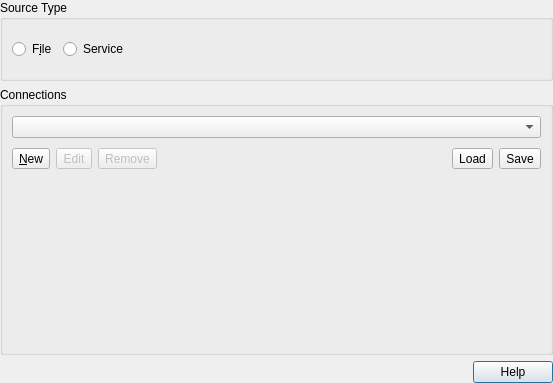
<?xml version="1.0" encoding="UTF-8"?>
<ui version="4.0">
 <class>QgsVectorTileSourceSelectBase</class>
 <widget class="QDialog" name="QgsVectorTileSourceSelectBase">
  <property name="geometry">
   <rect>
    <x>0</x>
    <y>0</y>
    <width>553</width>
    <height>383</height>
   </rect>
  </property>
  <layout class="QVBoxLayout" name="verticalLayout_3">
   <property name="leftMargin">
    <number>0</number>
   </property>
   <property name="topMargin">
    <number>0</number>
   </property>
   <property name="rightMargin">
    <number>0</number>
   </property>
   <property name="bottomMargin">
    <number>0</number>
   </property>
   <item>
    <widget class="QGroupBox" name="srcGroupBox">
     <property name="sizePolicy">
      <sizepolicy hsizetype="Preferred" vsizetype="Fixed">
       <horstretch>0</horstretch>
       <verstretch>0</verstretch>
      </sizepolicy>
     </property>
     <property name="title">
      <string>Source Type</string>
     </property>
     <layout class="QHBoxLayout" name="horizontalLayout1">
      <item>
       <widget class="QRadioButton" name="mRadioSourceFile">
        <property name="text">
         <string>F&amp;ile</string>
        </property>
       </widget>
      </item>
      <item>
       <widget class="QRadioButton" name="mRadioSourceService">
        <property name="text">
         <string>Service</string>
        </property>
       </widget>
      </item>
      <item>
       <spacer name="horizontalSpacer">
        <property name="orientation">
         <enum>Qt::Horizontal</enum>
        </property>
        <property name="sizeHint" stdset="0">
         <size>
          <width>20</width>
          <height>40</height>
         </size>
        </property>
       </spacer>
      </item>
     </layout>
    </widget>
   </item>
   <item>
    <widget class="QStackedWidget" name="mStackedWidget">
     <property name="currentIndex">
      <number>1</number>
     </property>
     <widget class="QWidget" name="page">
      <layout class="QVBoxLayout" name="verticalLayout_2">
       <property name="leftMargin">
        <number>0</number>
       </property>
       <property name="topMargin">
        <number>0</number>
       </property>
       <property name="rightMargin">
        <number>0</number>
       </property>
       <property name="bottomMargin">
        <number>0</number>
       </property>
       <item>
        <widget class="QGroupBox" name="fileGroupBox">
         <property name="sizePolicy">
          <sizepolicy hsizetype="Preferred" vsizetype="Fixed">
           <horstretch>0</horstretch>
           <verstretch>0</verstretch>
          </sizepolicy>
         </property>
         <property name="title">
          <string>Source</string>
         </property>
         <layout class="QHBoxLayout" name="horizontalLayout" stretch="1,2">
          <item>
           <widget class="QLabel" name="label">
            <property name="text">
             <string>Vector tile dataset</string>
            </property>
           </widget>
          </item>
          <item>
           <widget class="QgsFileWidget" name="mFileWidget" native="true"/>
          </item>
         </layout>
        </widget>
       </item>
       <item>
        <spacer name="verticalSpacer_2">
         <property name="orientation">
          <enum>Qt::Vertical</enum>
         </property>
         <property name="sizeHint" stdset="0">
          <size>
           <width>20</width>
           <height>40</height>
          </size>
         </property>
        </spacer>
       </item>
      </layout>
     </widget>
     <widget class="QWidget" name="page_2">
      <layout class="QVBoxLayout" name="verticalLayout">
       <property name="leftMargin">
        <number>0</number>
       </property>
       <property name="topMargin">
        <number>0</number>
       </property>
       <property name="rightMargin">
        <number>0</number>
       </property>
       <property name="bottomMargin">
        <number>0</number>
       </property>
       <item>
        <widget class="QGroupBox" name="mConnectionsGroupBox">
         <property name="title">
          <string>Connections</string>
         </property>
         <layout class="QGridLayout" name="gridLayout_2">
          <item row="0" column="0" colspan="7">
           <widget class="QComboBox" name="cmbConnections"/>
          </item>
          <item row="1" column="5">
           <widget class="QToolButton" name="btnLoad">
            <property name="toolTip">
             <string>Load connections from file</string>
            </property>
            <property name="text">
             <string>Load</string>
            </property>
           </widget>
          </item>
          <item row="1" column="4">
           <spacer>
            <property name="orientation">
             <enum>Qt::Horizontal</enum>
            </property>
            <property name="sizeType">
             <enum>QSizePolicy::Expanding</enum>
            </property>
            <property name="sizeHint" stdset="0">
             <size>
              <width>171</width>
              <height>30</height>
             </size>
            </property>
           </spacer>
          </item>
          <item row="1" column="2">
           <widget class="QToolButton" name="btnEdit">
            <property name="enabled">
             <bool>false</bool>
            </property>
            <property name="toolTip">
             <string>Edit selected service connection</string>
            </property>
            <property name="text">
             <string>Edit</string>
            </property>
           </widget>
          </item>
          <item row="1" column="3">
           <widget class="QToolButton" name="btnDelete">
            <property name="enabled">
             <bool>false</bool>
            </property>
            <property name="toolTip">
             <string>Remove connection to selected service</string>
            </property>
            <property name="text">
             <string>Remove</string>
            </property>
           </widget>
          </item>
          <item row="1" column="0" colspan="2">
           <widget class="QToolButton" name="btnNew">
            <property name="toolTip">
             <string>Create a new service connection</string>
            </property>
            <property name="text">
             <string>&amp;New</string>
            </property>
           </widget>
          </item>
          <item row="1" column="6">
           <widget class="QToolButton" name="btnSave">
            <property name="toolTip">
             <string>Save connections to file</string>
            </property>
            <property name="text">
             <string>Save</string>
            </property>
           </widget>
          </item>
          <item row="2" column="3">
           <spacer name="verticalSpacer">
            <property name="orientation">
             <enum>Qt::Vertical</enum>
            </property>
            <property name="sizeHint" stdset="0">
             <size>
              <width>20</width>
              <height>40</height>
             </size>
            </property>
           </spacer>
          </item>
         </layout>
        </widget>
       </item>
      </layout>
     </widget>
    </widget>
   </item>
   <item>
    <widget class="QDialogButtonBox" name="buttonBox">
     <property name="orientation">
      <enum>Qt::Horizontal</enum>
     </property>
     <property name="standardButtons">
      <set>QDialogButtonBox::Help</set>
     </property>
    </widget>
   </item>
  </layout>
 </widget>
 <customwidgets>
  <customwidget>
   <class>QgsFileWidget</class>
   <extends>QWidget</extends>
   <header>qgsfilewidget.h</header>
  </customwidget>
 </customwidgets>
 <tabstops>
  <tabstop>cmbConnections</tabstop>
  <tabstop>btnNew</tabstop>
  <tabstop>btnEdit</tabstop>
  <tabstop>btnDelete</tabstop>
  <tabstop>btnLoad</tabstop>
  <tabstop>btnSave</tabstop>
 </tabstops>
 <resources/>
 <connections/>
</ui>
